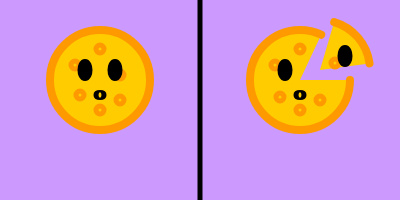
Frame 1 (no input)
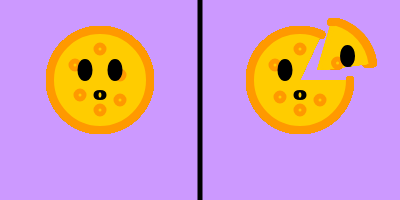
Frame 60 (no input)
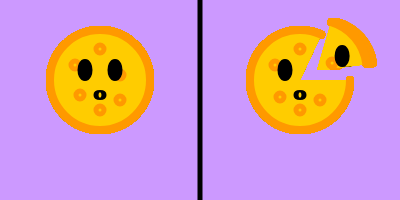
Frame 120 (the mouse pressed at the canvas centre since frame 60)

The p5.js sketch that drew these frames (run headless with seeded random() and noise() and a simulated clock; from frame 60 on, the mouse is pressed at the canvas centre):

// p5.js sketch
// ── sketch.js
let j;

function setup() {
    // put setup code here}
 
    createCanvas(400,200);
    background(204,153,255);
    strokeWeight(5);
    line(200,0,200,200)
    stroke(0,0,0)

    x = 300;
    y = 100;
    i = 0;
    j = 0;
}
       
function draw() {
        // put drawing code here
 
 
 fill(255,204,0);
 stroke(255,153,0);
 strokeWeight(8);
 ellipse(100,80,100,100);
 arc(300,80,100,100,0,24);      

 ellipse(280,97,5,5); ellipse(275,65,5,5); ellipse(300,110,5,5); ellipse(320,100,5,5); ellipse(300,49,5,5); ellipse(100,110,5,5); ellipse(80,95,5,5); ellipse(75,65,5,5); ellipse(100,49,5,5); ellipse(120,75,5,5); ellipse(120,100,5,5);
 fill(255,204,0);
 stroke(0,0,0);
 //mata
 ellipse(85,70,7,14); ellipse(115,70,7,14); //kiri
 ellipse(285,70,7,14); //kanan diam
 //mulut 
 ellipse(100,95,5,2); //kiri
 ellipse(300,95,5,2); //kanan
       
 var x = 300 + 3 * Math.sin(PI/22*i)
 i+=1
 fill(255,204,0);
 stroke(255,153,0);
 arc(x+20,y-30,x/3,y,5,25);
 ellipse(x+35,y-37,5,5);
 fill(255,204,0);
 stroke(0,0,0);
 ellipse(x+45,y-44,7,14);


       
}
